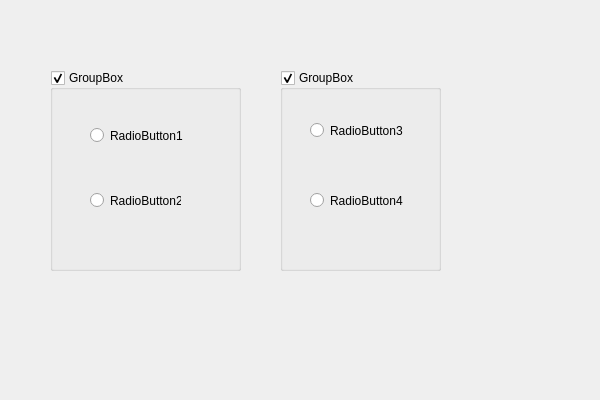
<?xml version="1.0" encoding="UTF-8"?>
<ui version="4.0">
 <class>groupboxClass</class>
 <widget class="QWidget" name="groupboxClass">
  <property name="geometry">
   <rect>
    <x>0</x>
    <y>0</y>
    <width>600</width>
    <height>400</height>
   </rect>
  </property>
  <property name="windowTitle">
   <string>groupbox</string>
  </property>
  <widget class="QGroupBox" name="groupBox">
   <property name="geometry">
    <rect>
     <x>50</x>
     <y>70</y>
     <width>191</width>
     <height>201</height>
    </rect>
   </property>
   <property name="title">
    <string>GroupBox</string>
   </property>
   <property name="flat">
    <bool>true</bool>
   </property>
   <property name="checkable">
    <bool>true</bool>
   </property>
   <widget class="QRadioButton" name="radioButton1">
    <property name="geometry">
     <rect>
      <x>40</x>
      <y>50</y>
      <width>101</width>
      <height>31</height>
     </rect>
    </property>
    <property name="text">
     <string>RadioButton1</string>
    </property>
   </widget>
   <widget class="QRadioButton" name="radioButton2">
    <property name="geometry">
     <rect>
      <x>40</x>
      <y>120</y>
      <width>91</width>
      <height>21</height>
     </rect>
    </property>
    <property name="text">
     <string>RadioButton2</string>
    </property>
   </widget>
  </widget>
  <widget class="QGroupBox" name="groupBox_2">
   <property name="geometry">
    <rect>
     <x>280</x>
     <y>70</y>
     <width>161</width>
     <height>201</height>
    </rect>
   </property>
   <property name="title">
    <string>GroupBox</string>
   </property>
   <property name="flat">
    <bool>true</bool>
   </property>
   <property name="checkable">
    <bool>true</bool>
   </property>
   <widget class="QRadioButton" name="radioButton3">
    <property name="geometry">
     <rect>
      <x>30</x>
      <y>50</y>
      <width>101</width>
      <height>21</height>
     </rect>
    </property>
    <property name="text">
     <string>RadioButton3</string>
    </property>
   </widget>
   <widget class="QRadioButton" name="radioButton4">
    <property name="geometry">
     <rect>
      <x>30</x>
      <y>120</y>
      <width>111</width>
      <height>21</height>
     </rect>
    </property>
    <property name="text">
     <string>RadioButton4</string>
    </property>
   </widget>
  </widget>
 </widget>
 <layoutdefault spacing="6" margin="11"/>
 <resources>
  <include location="groupbox.qrc"/>
 </resources>
 <connections/>
</ui>
